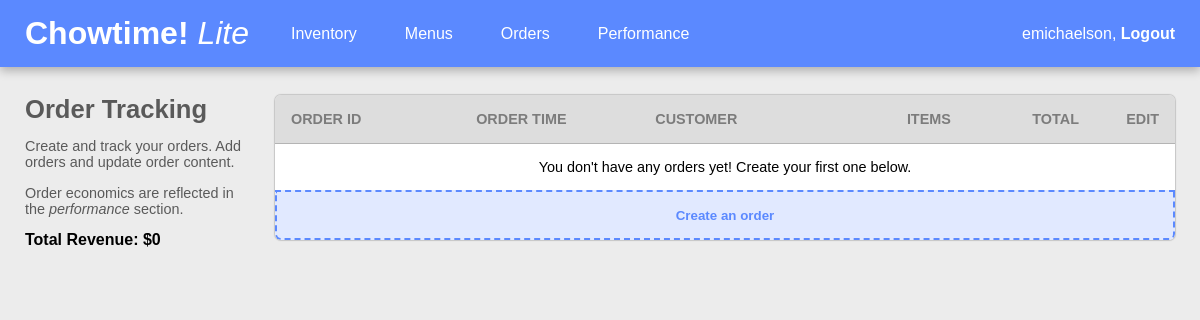
The app's page /orders/ (signed in), older data.
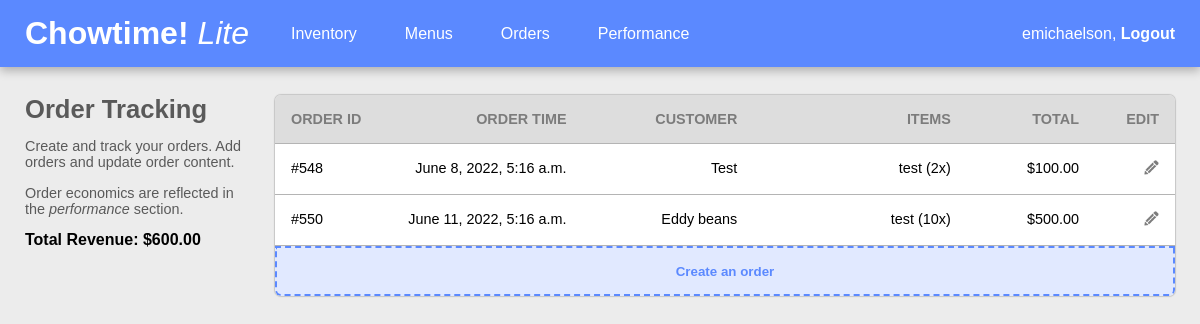
The same page, newer data.
### inventory/models.py (models this page shows, shortened)
class Order(models.Model):
    user = models.ForeignKey(User, on_delete=models.SET_NULL, null=True, blank=True)
    menuItems = models.ManyToManyField(MenuItem, through='DishQuantity')
    timestamp = models.DateTimeField(auto_now_add=True)
    customer = models.CharField(max_length=200)
    def getDishQuantities(self):
        quantities = DishQuantity.objects.filter(order=self)
        return quantities
    def revenue(self):
        selectedDishes = DishQuantity.objects.filter(order=self)
        revenue = 0
        for dish in selectedDishes:
            revenue += (dish.menuItem.price * dish.dishQuantity)
        return revenue

class DishQuantity(models.Model):
    order = models.ForeignKey(Order, on_delete=models.CASCADE)
    menuItem = models.ForeignKey(MenuItem, on_delete=models.CASCADE)
    dishQuantity = models.IntegerField(default=0)

class MenuItem(models.Model):
    user = models.ForeignKey(User, on_delete=models.SET_NULL, null=True, blank=True)
    name = models.CharField(max_length=200)
    price = models.DecimalField(max_digits=10, decimal_places=2)
    ingredients = models.ManyToManyField(Ingredient, through='IngredientQuantity')
    menu = models.ForeignKey(Menu, on_delete=models.CASCADE, null=True)
    def __str__(self):
        return self.name

### inventory/views.py (the view)
# urls.py: path('orders/', views.OrderList, name='orderlist'),
@login_required(login_url='login')
def OrderList(request):
    user = request.user
    orders = Order.objects.filter(user=user)
    count = 0
    totalRevenue = 0
    for order in orders:
        totalRevenue += order.revenue()
        count += 1
    context = {'orders': orders, 'totalrevenue': totalRevenue, 'count': count}
    return render(request, 'inventory/orderList.html', context)

### inventory/templates/inventory/orderList.html (shortened to what this page needs)
{% extends 'inventory/header.html' %}
{% load static %}
{% load humanize %}
{% block content %}
<div class="main-container">
    <div class="left-side">
        <div class="main-title">Order Tracking</div>
        <div class="main-title-subtext">
            <p>Create and track your orders. Add orders and update order content.</p>
            <p>Order economics are reflected in the <em>performance</em> section.</p>
            <div><strong>Total Revenue: ${{totalrevenue|intcomma}}</strong></div>
        </div>
    </div>
    <div class="right-side">
        <div class="order-table-grid">
            <div class="order-table-header-cell col-1 first-col">Order ID</div>
            <div class="order-table-header-cell col-2">Order time</div>
            <div class="order-table-header-cell col-3">Customer</div>
            <div class="order-table-header-cell col-4">Items</div>
            <div class="order-table-header-cell col-5">Total</div>
            <div class="order-table-header-cell col-6 last-col">Edit</div>
            {% if count == 0 %}
                <div class="order-placeholder-text">You don't have any orders yet! Create your first one below.</div>
            {% else %}
                {% for order in orders %}
                    <div class="order-table-row-cell col-1 first-col">#{{order.id}}</div>
                    <div class="order-table-row-cell col-2">{{order.timestamp}}</div>
                    <div class="order-table-row-cell col-3">{{order.customer}}</div>
                    <div class="order-table-row-cell col-4">
                        {% for dish in order.getDishQuantities %}
                            {{dish.menuItem}} ({{dish.dishQuantity}}x)<br>
                        {% endfor %}
                    </div>
                    <div class="order-table-row-cell col-5">${{order.revenue|intcomma}}</div>
                    <div class="order-table-row-cell col-6 last-col"><a href="{% url 'orderupdate' order.id %}"><img class="edit-icon" src="{% static 'inventory/edit-icon.png' %}"></a></div>
                {% endfor %}
            {% endif %}
            <button class="btn-add-order" onclick="location.href='{% url 'ordercreate' %}'">Create an order</button>
        </div>
    </div>
</div>
{% endblock %}

### inventory/templates/inventory/header.html (shortened to what this page needs)
{% load static %}
<!DOCTYPE html>
<html>
    <head>
        <link rel="stylesheet" href="{% static 'inventory/main.css' %}">
    </head>
    <body>
        <nav>
            <div class="nav-title-menu-container">
                <div class="nav-title"><a href="{% url 'inventorylist' %}"><strong>Chowtime!</strong> <em>Lite</em></a></div>
                <ul class="nav-menu">
                    <li><a href="{% url 'inventorylist' %}">Inventory</a></li>
                    <li><a href="{% url 'menulist' %}">Menus</a></li>
                    <li><a href="{% url 'orderlist' %}">Orders</a></li>
                    <li><a href="{% url 'pnlview' %}">Performance</a></li>
                </ul>
            </div>
            <div class="logout">
                {{ request.user }},<a href="{% url 'logout' %}">&nbsp;Logout</a>
            </div>
        </nav>
        <div class="wrapper">
            {% block content %}
            {% endblock %}
        </div>
    </body>
</html>

### inventory/static/inventory/main.css (style rules this page uses)
:root { --primary: #5B89FF; --background-grey: #ECECEC; margin: 0; padding: 0; box-sizing: border-box; font-family: Arial, Helvetica, sans-serif; }
body { margin: 0; background-color: var(--background-grey); }
nav { background-color: var(--primary); padding: 15px 25px; display: flex; justify-content: space-between; box-shadow: 0px 4px 9px rgba(0, 0, 0, 0.25); color: white; position: fixed; z-index: 1; left: 0; right: 0; top: 0; }
.nav-title-menu-container { display: flex; gap: 25px; }
.nav-title { font-size: 2rem; min-width: 225px; }
.nav-menu { display: flex; align-items: center; list-style: none; gap: 1rem; margin: 0; padding: 0; }
.logout { margin: 0; display: flex; align-items: center; }
.logout a { font-weight: 600; }
nav a { color: #FFF; text-decoration: none; }
.nav-menu a { color: white; transition: 0.4s; padding: 8px 16px; border-radius: 99px; }
.wrapper { position: relative; top: 70px; }
.main-container { padding: 25px; display: flex; gap: 30px; }
.left-side { min-width: 75px; max-width: 225px; position: fixed; }
.main-title, .main-title-subtext p { color: #5a5a5a; }
.main-title { font-size: 1.6rem; font-weight: 700; }
.main-title-subtext p { font-size: .9rem; }
.right-side { display: flex; flex-direction: column; margin-left: 250px; }
.col-2, .col-3, .col-4, .col-5, .col-6 { text-align: right; }
.last-col img { width: 15px; height: 15px; }
.order-table-grid { display: grid; grid-template-columns: .6fr 1.2fr 1fr 1.25fr .75fr 80px; font-size: .9rem; width: 75vw; max-width: 1000px; box-shadow: 0px 0px 1px 1px #c6c6c6; border-radius: 6px; overflow: hidden; }
.order-table-header-cell, .order-table-row-cell { padding: 16px; }
.order-table-header-cell { background-color: #dddddd; font-weight: 700; text-transform: uppercase; color: #7c7c7c; border-bottom: 1px solid rgb(180, 180, 180); }
.order-table-row-cell, .order-placeholder-text { background-color: #ffffff; }
.btn-add-order { height: 50px; border-radius: 0 0 6px 6px; background-color: #e1e9ff; color: #5B89FF; font-weight: 700; border: 2px dashed #5B89FF; grid-column: 1/7; }
#order-level-error-message-div p, ul { margin: 0; margin-bottom: 6px; text-align: left; }

Row changes from the older to the newer data that the page shows:
added Order: id "548", timestamp "June 8, 2022, 5:16 a.m.", customer "Test", revenue "100.00"
added DishQuantity: menuItem "test", dishQuantity "2", shown under "548"
added Order: id "550", timestamp "June 11, 2022, 5:16 a.m.", customer "Eddy beans", revenue "500.00"
added DishQuantity: menuItem "test", dishQuantity "10", shown under "550"
Text that changed along with them:
{{ totalrevenue|intcomma }}: "0" → "600.00"
text no longer shown: "You don't have any orders yet! Create your first one below."
